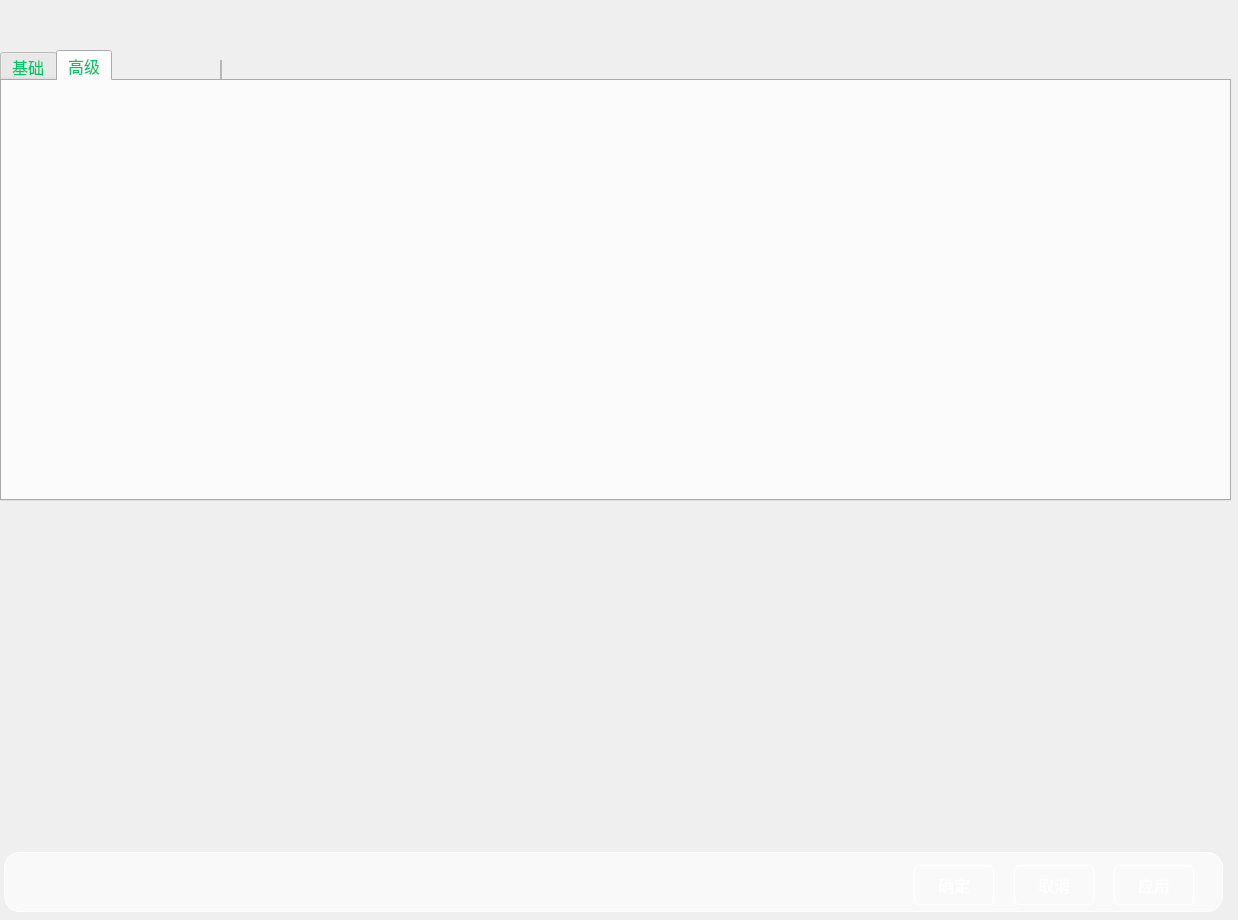
<?xml version="1.0" encoding="UTF-8"?>
<ui version="4.0">
 <class>GBSBizSettingAV</class>
 <widget class="QWidget" name="GBSBizSettingAV">
  <property name="geometry">
   <rect>
    <x>0</x>
    <y>0</y>
    <width>1238</width>
    <height>920</height>
   </rect>
  </property>
  <property name="windowTitle">
   <string>Form</string>
  </property>
  <widget class="QFrame" name="frame_3">
   <property name="geometry">
    <rect>
     <x>220</x>
     <y>60</y>
     <width>2</width>
     <height>21</height>
    </rect>
   </property>
   <property name="styleSheet">
    <string notr="true">color:#DBDBDB</string>
   </property>
   <property name="frameShape">
    <enum>QFrame::Shape::StyledPanel</enum>
   </property>
   <property name="frameShadow">
    <enum>QFrame::Shadow::Raised</enum>
   </property>
  </widget>
  <widget class="QFrame" name="frame_4">
   <property name="geometry">
    <rect>
     <x>4</x>
     <y>852</y>
     <width>1219</width>
     <height>60</height>
    </rect>
   </property>
   <property name="styleSheet">
    <string notr="true">background-color:#F9F9F9;
border: 1px solid  #FFFFFF;
border-radius: 16px;
</string>
   </property>
   <property name="frameShape">
    <enum>QFrame::Shape::StyledPanel</enum>
   </property>
   <property name="frameShadow">
    <enum>QFrame::Shadow::Raised</enum>
   </property>
   <widget class="QPushButton" name="btnConform">
    <property name="geometry">
     <rect>
      <x>910</x>
      <y>13</y>
      <width>80</width>
      <height>40</height>
     </rect>
    </property>
    <property name="styleSheet">
     <string notr="true">        background-color: qlineargradient(
            spread:pad, 
            x1:0, y1:0, x2:1, y2:1, 
            stop:0.1054 #1B2846, 
            stop:0.9062 #000000
        );
border: 1px solid white;
border-radius:5px;
font-size:16px;
color:#FFFFFF</string>
    </property>
    <property name="text">
     <string>确定</string>
    </property>
   </widget>
   <widget class="QPushButton" name="btnCancel">
    <property name="geometry">
     <rect>
      <x>1010</x>
      <y>13</y>
      <width>80</width>
      <height>40</height>
     </rect>
    </property>
    <property name="styleSheet">
     <string notr="true">        background-color: qlineargradient(
            spread:pad, 
            x1:0, y1:0, x2:1, y2:1, 
            stop:0.1054 #1B2846, 
            stop:0.9062 #000000
        );
border: 1px solid white;
border-radius:5px;
font-size:16px;
color:#FFFFFF</string>
    </property>
    <property name="text">
     <string>取消</string>
    </property>
   </widget>
   <widget class="QPushButton" name="btnApply">
    <property name="geometry">
     <rect>
      <x>1110</x>
      <y>13</y>
      <width>80</width>
      <height>40</height>
     </rect>
    </property>
    <property name="styleSheet">
     <string notr="true">        background-color: qlineargradient(
            spread:pad, 
            x1:0, y1:0, x2:1, y2:1, 
            stop:0.1054 #1B2846, 
            stop:0.9062 #000000
        );
border: 1px solid white;
border-radius:5px;
font-size:16px;
color:#FFFFFF</string>
    </property>
    <property name="text">
     <string>应用</string>
    </property>
   </widget>
  </widget>
  <widget class="QTabWidget" name="tabWidget">
   <property name="geometry">
    <rect>
     <x>0</x>
     <y>50</y>
     <width>1231</width>
     <height>451</height>
    </rect>
   </property>
   <property name="styleSheet">
    <string notr="true">color: #01C667;
font-size:16px;
</string>
   </property>
   <property name="tabShape">
    <enum>QTabWidget::TabShape::Rounded</enum>
   </property>
   <property name="currentIndex">
    <number>1</number>
   </property>
   <property name="elideMode">
    <enum>Qt::TextElideMode::ElideLeft</enum>
   </property>
   <widget class="QWidget" name="tabBasic">
    <attribute name="title">
     <string>基础</string>
    </attribute>
   </widget>
   <widget class="QWidget" name="tabAdvanced">
    <attribute name="title">
     <string>高级</string>
    </attribute>
   </widget>
  </widget>
 </widget>
 <resources/>
 <connections/>
</ui>
